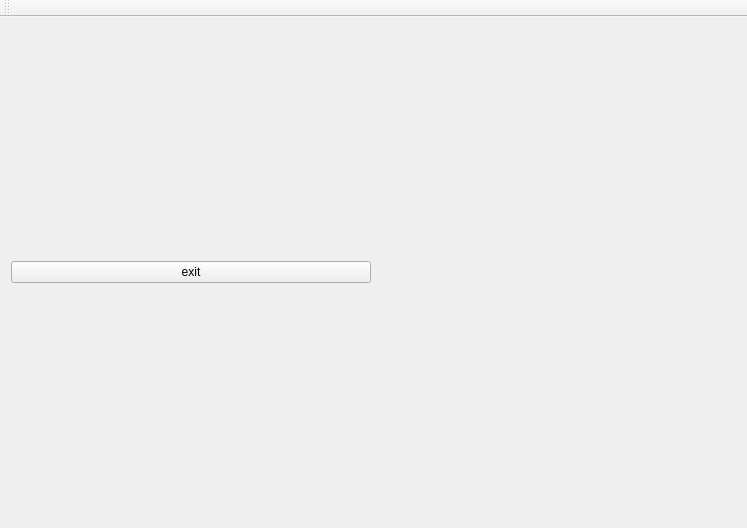
<?xml version="1.0" encoding="UTF-8"?>
<ui version="4.0">
 <class>MainWindow</class>
 <widget class="QMainWindow" name="MainWindow">
  <property name="geometry">
   <rect>
    <x>0</x>
    <y>0</y>
    <width>747</width>
    <height>528</height>
   </rect>
  </property>
  <property name="sizePolicy">
   <sizepolicy hsizetype="Expanding" vsizetype="Preferred">
    <horstretch>0</horstretch>
    <verstretch>0</verstretch>
   </sizepolicy>
  </property>
  <property name="windowTitle">
   <string>Mesh_Computational_Geometry</string>
  </property>
  <widget class="QWidget" name="centralWidget">
   <property name="sizePolicy">
    <sizepolicy hsizetype="Expanding" vsizetype="Preferred">
     <horstretch>0</horstretch>
     <verstretch>0</verstretch>
    </sizepolicy>
   </property>
   <layout class="QHBoxLayout" name="horizontalLayout">
    <item>
     <layout class="QVBoxLayout" name="verticalLayout_2">
      <item>
       <widget class="QPushButton" name="pushButton">
        <property name="text">
         <string>exit</string>
        </property>
       </widget>
      </item>
      <item>
       <layout class="QVBoxLayout" name="verticalLayout"/>
      </item>
     </layout>
    </item>
    <item>
     <widget class="GLDisplayWidget" name="widget" native="true"/>
    </item>
   </layout>
  </widget>
  <widget class="QToolBar" name="mainToolBar">
   <attribute name="toolBarArea">
    <enum>TopToolBarArea</enum>
   </attribute>
   <attribute name="toolBarBreak">
    <bool>false</bool>
   </attribute>
  </widget>
 </widget>
 <layoutdefault spacing="6" margin="11"/>
 <customwidgets>
  <customwidget>
   <class>GLDisplayWidget</class>
   <extends>QWidget</extends>
   <header>gldisplaywidget.h</header>
   <container>1</container>
  </customwidget>
 </customwidgets>
 <resources/>
 <connections>
  <connection>
   <sender>pushButton</sender>
   <signal>released()</signal>
   <receiver>MainWindow</receiver>
   <slot>close()</slot>
   <hints>
    <hint type="sourcelabel">
     <x>184</x>
     <y>34</y>
    </hint>
    <hint type="destinationlabel">
     <x>239</x>
     <y>102</y>
    </hint>
   </hints>
  </connection>
 </connections>
</ui>
